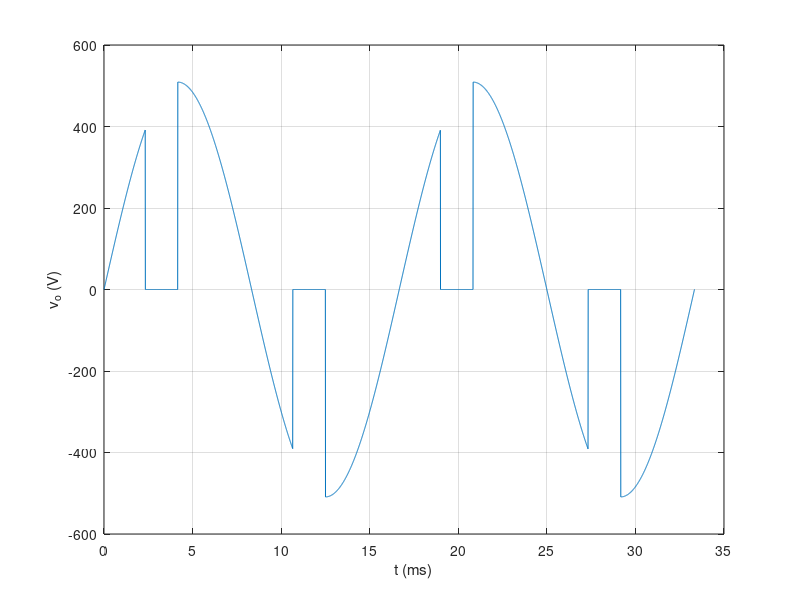
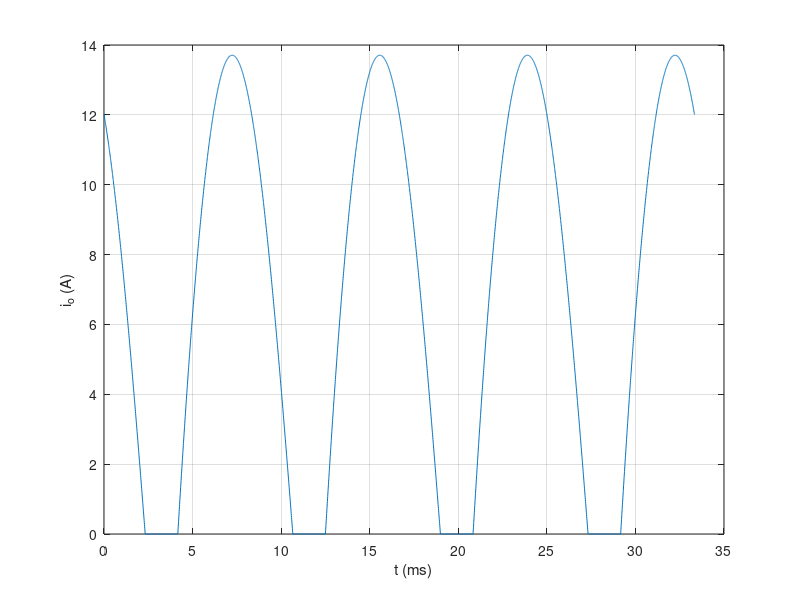

Recreate these plots in MATLAB, in order.
t = linspace(0, 2/60, 4000); t1 = deg2rad(90)/377;
I0 = -18.8*sin(deg2rad(90)-0.986);
io = max(18.8*sin(377*mod(t-t1,pi/377)+deg2rad(90)-0.986) + I0*exp(-mod(t-t1,pi/377)/4e-3), 0);
vo = abs(io>1e-9).*509.*sin(377*t);
plot(t*1e3, vo); xlabel('t (ms)'); ylabel('v_o (V)'); grid on;
figure; plot(t*1e3, io); xlabel('t (ms)'); ylabel('i_o (A)'); grid on;
